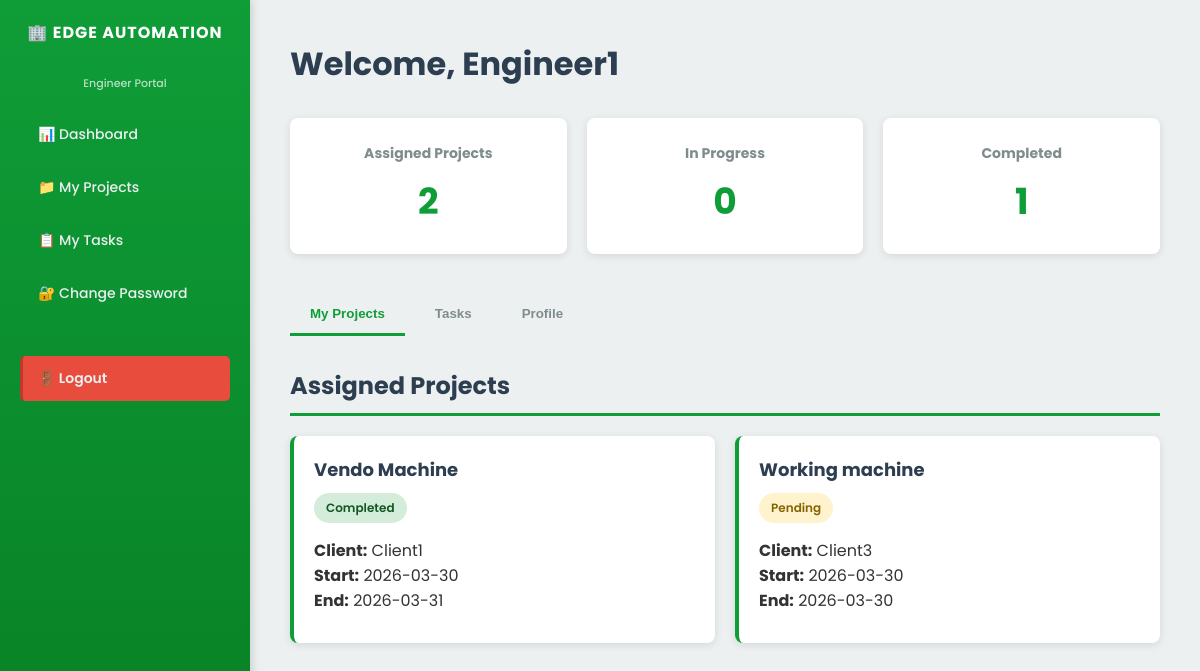
/ENGINEER/dashboards/engineer_dashboard.php (signed in), run on the app's committed database.
### tables this page shows
CREATE TABLE `projects` (
  `id` int(11) NOT NULL,
  `project_name` varchar(200) NOT NULL,
  `description` text DEFAULT NULL,
  `client_id` int(11) NOT NULL,
  `start_date` date DEFAULT NULL,
  `end_date` date DEFAULT NULL,
  `status` enum('pending','ongoing','completed','on-hold') DEFAULT 'pending',
  `created_by` int(11) NOT NULL,
  `created_at` timestamp NOT NULL DEFAULT current_timestamp(),
  `updated_at` timestamp NOT NULL DEFAULT current_timestamp() ON UPDATE current_timestamp()
);

CREATE TABLE `users` (
  `id` int(11) NOT NULL,
  `full_name` varchar(150) NOT NULL,
  `email` varchar(100) NOT NULL,
  `phone` varchar(20) DEFAULT NULL,
  `password` varchar(255) NOT NULL,
  `role` varchar(30) NOT NULL,
  `status` varchar(20) NOT NULL DEFAULT 'active',
  `failed_attempts` int(11) DEFAULT 0,
  `last_failed_login` datetime DEFAULT NULL,
  `created_at` timestamp NOT NULL DEFAULT current_timestamp(),
  `updated_at` timestamp NOT NULL DEFAULT current_timestamp() ON UPDATE current_timestamp(),
  `created_by` int(11) DEFAULT NULL,
  `reset_token` varchar(255) DEFAULT NULL,
  `token_expiry` datetime DEFAULT NULL
);

### ENGINEER/dashboards/engineer_dashboard.php (the view, shortened to what this page needs)
<?php
require_once __DIR__ . '/../../config/database.php';
$userId = (int)($_SESSION['user_id'] ?? 0);
$assignedCount = 0;
$inProgressCount = 0;
$completedCount = 0;
$assignedProjects = [];
$totalAssigned = $conn->prepare(
    "SELECT COUNT(DISTINCT pa.project_id)
     FROM project_assignments pa
     INNER JOIN projects p ON p.id = pa.project_id
     WHERE pa.engineer_id = ?
     AND p.status <> 'draft'"
);
if ($totalAssigned) {
    $totalAssigned->bind_param('i', $userId);
    $totalAssigned->execute();
    $totalAssigned->bind_result($assignedCount);
}
$inProgress = $conn->prepare(
    "SELECT COUNT(*)
     FROM projects p
     WHERE p.status = 'ongoing'
     AND EXISTS (
         SELECT 1
         FROM project_assignments pe
         WHERE pe.project_id = p.id
         AND pe.engineer_id = ?
     )"
);
if ($inProgress) {
    $inProgress->bind_param('i', $userId);
    $inProgress->execute();
    $inProgress->bind_result($inProgressCount);
}
$completedProjects = $conn->prepare(
    "SELECT COUNT(*)
     FROM projects p
     WHERE p.status = 'completed'
     AND EXISTS (
         SELECT 1
         FROM project_assignments pe
         WHERE pe.project_id = p.id
         AND pe.engineer_id = ?
     )"
);
if ($completedProjects) {
    $completedProjects->bind_param('i', $userId);
    $completedProjects->execute();
    $completedProjects->bind_result($completedCount);
}
$projectsStmt = $conn->prepare(
    "SELECT p.id, p.project_name, p.status, p.description, p.start_date, p.end_date, u.full_name AS client_name
     FROM projects p
     LEFT JOIN users u ON p.client_id = u.id
     WHERE EXISTS (
         SELECT 1
         FROM project_assignments pe
         WHERE pe.project_id = p.id
         AND pe.engineer_id = ?
     )
     AND p.status <> 'draft'
     ORDER BY p.status DESC, p.created_at DESC"
);
if ($projectsStmt) {
    $projectsStmt->bind_param('i', $userId);
    $projectsStmt->execute();
    $projectResult = $projectsStmt->get_result();
    if ($projectResult) {
        $assignedProjects = $projectResult->fetch_all(MYSQLI_ASSOC);
    }
}
?>
<!DOCTYPE html>
<html lang="en">
<head>
    <link rel="stylesheet" href="../css/engineer_dashboard.css">
</head>
<body>
<?php include '../sidebar/sidebar_engineer.php'; ?>
<div class="main-content">
    <h1>Welcome, <?php echo htmlspecialchars((string)($_SESSION['name'] ?? 'Engineer')); ?></h1>
    <div class="stats-grid">
        <div class="stat-card"><h4>Assigned Projects</h4><p><?php echo (int)$assignedCount; ?></p></div>
        <div class="stat-card"><h4>In Progress</h4><p><?php echo (int)$inProgressCount; ?></p></div>
        <div class="stat-card"><h4>Completed</h4><p><?php echo (int)$completedCount; ?></p></div>
    </div>
    <div class="tabs">
        <button class="tab active" onclick="showTab('projects-tab', this)">My Projects</button>
        <button class="tab" onclick="showTab('tasks-tab', this)">Tasks</button>
        <button class="tab" onclick="showTab('profile-tab', this)">Profile</button>
    </div>
    <div id="projects-tab" class="tab-content active">
        <h2>Assigned Projects</h2>
        <div class="projects-grid">
            <?php if (!empty($assignedProjects)): ?>
                <?php foreach ($assignedProjects as $project): ?>
                    <div class="project-card">
                        <div class="project-name"><?php echo htmlspecialchars((string)$project['project_name']); ?></div>
                        <span class="status <?php echo htmlspecialchars((string)$project['status']); ?>"><?php echo htmlspecialchars(ucfirst((string)$project['status'])); ?></span>
                        <p><strong>Client:</strong> <?php echo htmlspecialchars((string)($project['client_name'] ?? 'N/A')); ?></p>
                        <p><strong>Start:</strong> <?php echo htmlspecialchars((string)($project['start_date'] ?? 'N/A')); ?></p>
                        <p><strong>End:</strong> <?php echo htmlspecialchars((string)($project['end_date'] ?? 'N/A')); ?></p>
                    </div>
                <?php endforeach; ?>
            <?php else: ?>
                <div class="no-data" style="grid-column: 1/-1;"><p>No assigned projects yet.</p></div>
            <?php endif; ?>
        </div>
    </div>
</div>
</body>
</html>

### ENGINEER/css/engineer_dashboard.css (style rules this page uses)
* { margin: 0; padding: 0; box-sizing: border-box; }
body { font-family: 'Poppins', sans-serif; background-color: #f5f5f5; color: #333; }
.main-content { margin-left: 250px; padding: 40px; }
h1 { margin-bottom: 30px; color: #2c3e50; }
body { font-family: 'Poppins', sans-serif; background: #ecf0f1; }
h1 { color: #2c3e50; margin-bottom: 30px; }
h2 { color: #2c3e50; border-bottom: 3px solid #0f9d38; padding-bottom: 10px; margin-bottom: 20px; }
.stats-grid { display: grid; grid-template-columns: repeat(auto-fit, minmax(200px, 1fr)); gap: 20px; margin-bottom: 40px; }
.stat-card { background: white; padding: 25px; border-radius: 8px; box-shadow: 0 2px 8px rgba(0,0,0,0.1); text-align: center; transition: transform 0.3s; }
.stat-card h4 { color: #7f8c8d; font-size: 14px; margin-bottom: 10px; }
.stat-card p { font-size: 36px; font-weight: bold; color: #0f9d38; }
.tabs { display: flex; gap: 10px; margin: 30px 0; border-bottom: 2px solid #ecf0f1; }
.tab { padding: 12px 20px; cursor: pointer; background: none; border: none; font-weight: 600; color: #7f8c8d; border-bottom: 3px solid transparent; transition: all 0.3s; }
.tab.active { color: #0f9d38; border-bottom-color: #0f9d38; }
.tab-content { display: none; }
.tab-content.active { display: block; }
.projects-grid { display: grid; grid-template-columns: repeat(auto-fill, minmax(300px, 1fr)); gap: 20px; }
.project-card { background: white; padding: 20px; border-radius: 8px; box-shadow: 0 2px 8px rgba(0,0,0,0.1); border-left: 4px solid #0f9d38; }
.project-name { font-size: 18px; font-weight: 700; color: #2c3e50; margin-bottom: 10px; }
.status { display: inline-block; padding: 6px 12px; border-radius: 20px; font-size: 12px; font-weight: 600; margin-bottom: 15px; }
.status.pending { background: #fff3cd; color: #856404; }
.status.completed { background: #d4edda; color: #155724; }

### data on the page
projects: project_name "Vendo Machine", status "Completed", client.full_name "Client1", start_date "2026-03-30", end_date "2026-03-31"
projects: project_name "Working machine", status "Pending", client.full_name "Client3", start_date "2026-03-30", end_date "2026-03-30"

### other printed values
$_SESSION['name'] "Engineer1"
$assignedCount "2"
$inProgressCount "0"
$completedCount "1"
